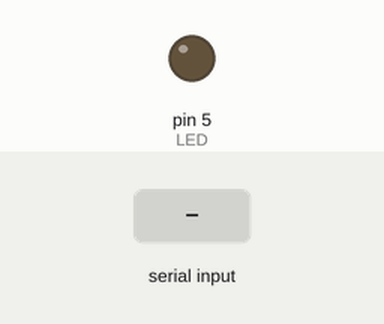
This sketch was run on a simulated Arduino Uno, built with avr-gcc and run on an emulated ATmega328P. Parts: output pins drawn as LEDs (lit = HIGH). The test bench sets the inputs (shaded band).

Above: at 1.2 s.
1.3 s: "1" received over Serial
At 2.5 s:
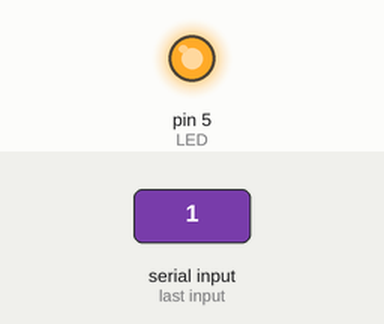
2.8 s: "0" received over Serial
At 3.7 s:
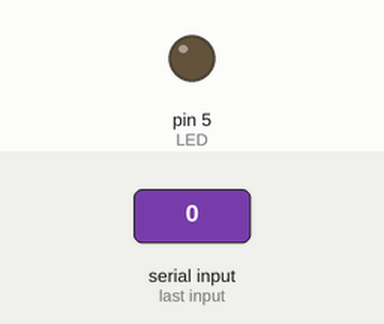
Timing chart, 0 to 5.8 s (numbered marks = the images above; inputs shaded):
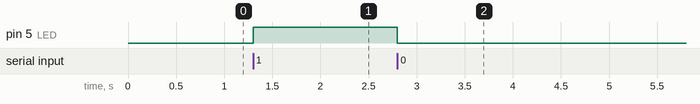

The sketch:

bathroom.ino
```cpp
int LED = 5;
char ESTADO = '0';

void setup() {
  Serial.begin(9600);        //comunicacion
  pinMode(LED, OUTPUT);       //led
}

void loop() {
  if (Serial.available()>0) {
    ESTADO = Serial.read();
    if (ESTADO == '1') {
       digitalWrite(LED, HIGH);
    } else {
       digitalWrite(LED, LOW);
    }
  }
}
```

Measured:
- after the input at 1.3 s, pin 5 (LED): LOW → HIGH at once
- after the input at 2.8 s, pin 5 (LED): HIGH → LOW at once
